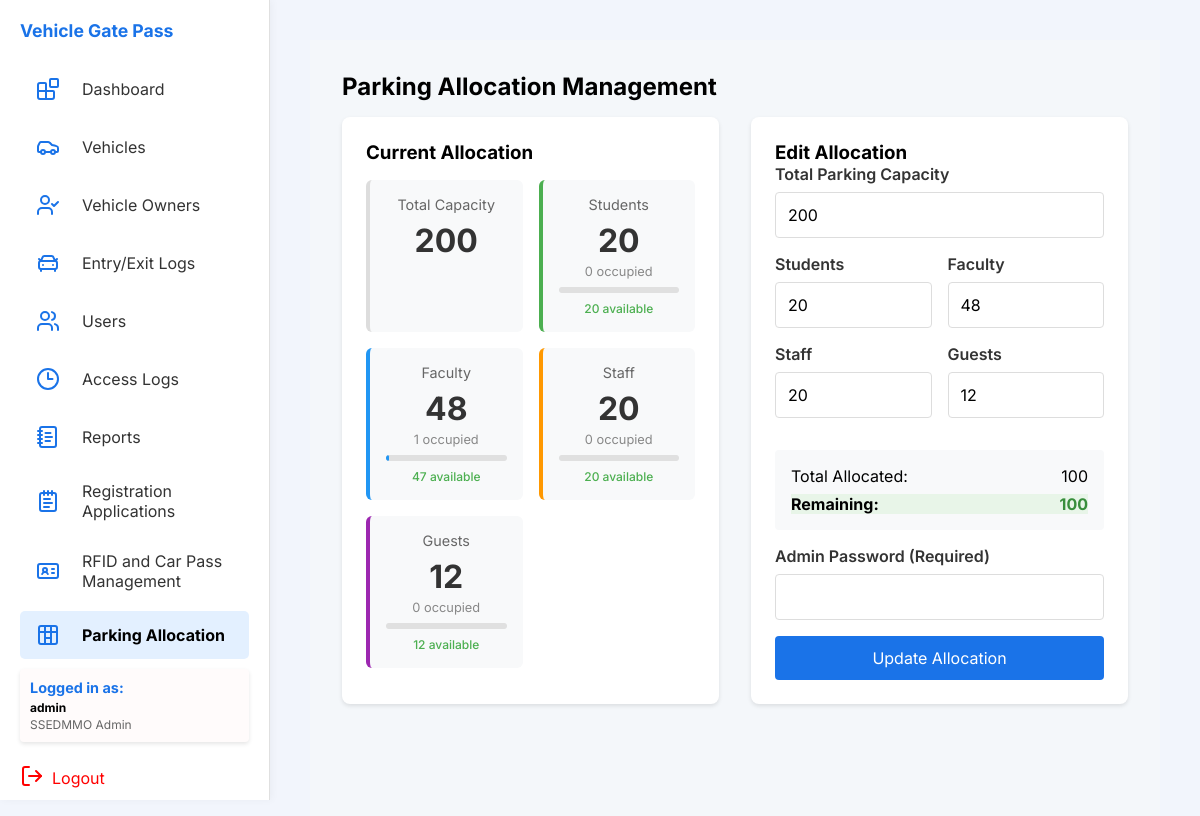
The app's page /php/parking_allocation.php (signed in), older data.
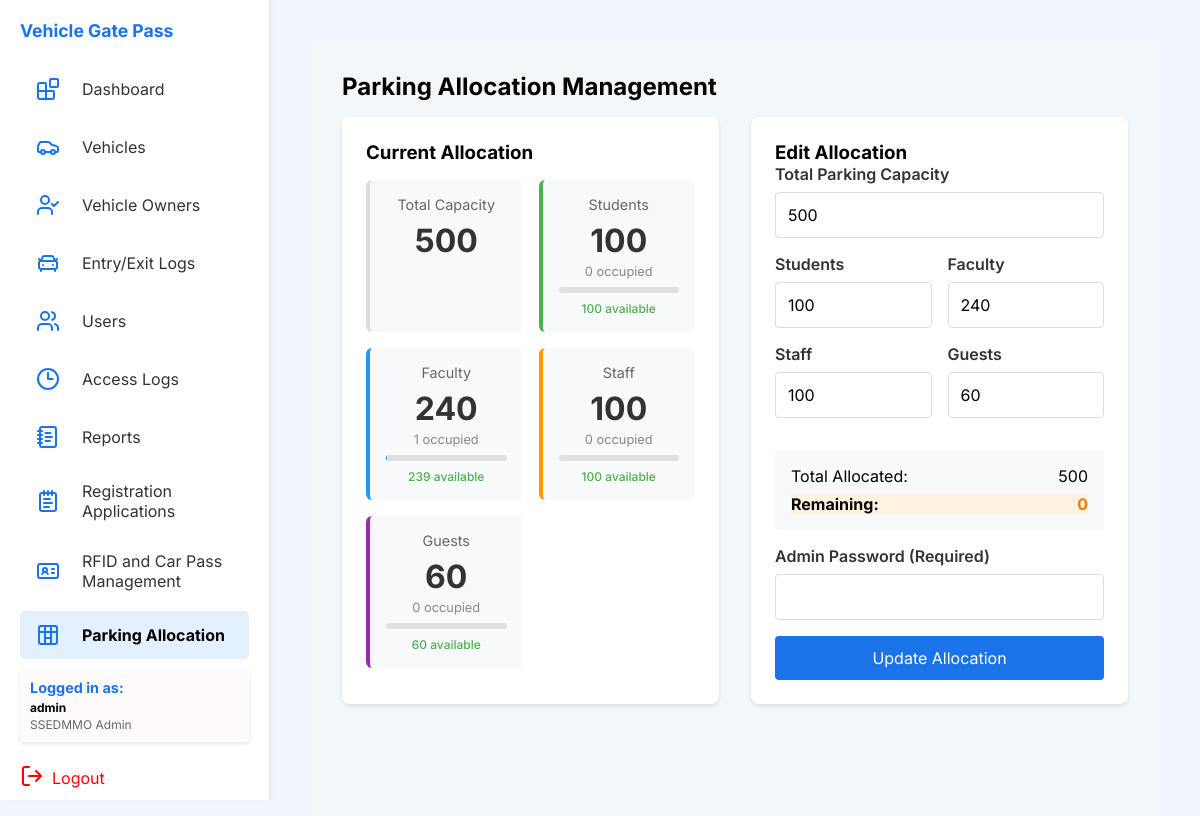
The same page, newer data.
### tables this page shows
CREATE TABLE `parkingstatus` (
  `id` int(11) NOT NULL,
  `totalCapacity` int(11) DEFAULT 200,
  `allocatedStudents` int(11) DEFAULT 100,
  `allocatedFaculty` int(11) DEFAULT 50,
  `allocatedStaff` int(11) DEFAULT 30,
  `allocatedGuests` int(11) DEFAULT 20,
  `currentOccupiedStudents` int(11) DEFAULT 0,
  `currentOccupiedFaculty` int(11) DEFAULT 0,
  `currentOccupiedStaff` int(11) DEFAULT 0,
  `currentOccupiedGuests` int(11) DEFAULT 0,
  `lastUpdated` timestamp NOT NULL DEFAULT current_timestamp() ON UPDATE current_timestamp()
);

### php/parking_allocation.php (the view, shortened to what the changed rows need)
<?php
$db = new Database();
$conn = $db->getConnection();
$result = $conn->query("SELECT * FROM parkingstatus ORDER BY id ASC LIMIT 1");
$parkingData = $result->fetch_assoc();
$resultCount = $conn->query("SELECT COUNT(*) as cnt FROM parkingstatus")->fetch_assoc()['cnt'];
if ((int) $resultCount < 2) {
    $conn->query("INSERT INTO parkingstatus (totalCapacity, allocatedStudents, allocatedFaculty, allocatedStaff, allocatedGuests) VALUES (100, 40, 30, 20, 10)");
}
$areasResult = $conn->query("SELECT * FROM parkingstatus ORDER BY id ASC");
$configId = $parkingData['id'];
$occupancyByRole = [
    'students' => 0,
    'faculty' => 0,
    'staff' => 0,
    'guests' => 0
];
$result = $conn->query("
    SELECT
        CASE
            WHEN vo.role = 'student' THEN 'students'
            WHEN vo.role = 'faculty' THEN 'faculty'
            WHEN vo.role IN ('non-teaching', 'staff') THEN 'staff'
            WHEN v.visitorID IS NOT NULL THEN 'guests'
            ELSE 'guests'
        END as role_category,
        COUNT(*) as count
    FROM historical_log h
    JOIN vehicle v ON h.plateNum = v.plateNum
    LEFT JOIN vehicleowner vo ON v.OwnerID = vo.OwnerID
    WHERE h.status = 'entered' AND h.exitTime IS NULL
    GROUP BY role_category
");
if ($result) {
    while ($row = $result->fetch_assoc()) {
        $occupancyByRole[$row['role_category']] = $row['count'];
    }
}
$conn->query("UPDATE parkingstatus SET
    currentOccupiedStudents = {$occupancyByRole['students']},
    currentOccupiedFaculty = {$occupancyByRole['faculty']},
    currentOccupiedStaff = {$occupancyByRole['staff']},
    currentOccupiedGuests = {$occupancyByRole['guests']}
    WHERE id = $configId");
$result = $conn->query("SELECT * FROM parkingstatus WHERE id = $configId");
$parkingData = $result->fetch_assoc();
include_once '../includes/header.php';
?>
<main class="main">
    <h2>Parking Allocation Management</h2>
    <div class="allocation-container">
        <div class="current-allocation">
            <div class="allocation-grid">
                <div class="allocation-card">
                    <div class="card-header">Total Capacity</div>
                    <div class="card-value" id="area-total"><?php echo $parkingData['totalCapacity']; ?></div>
                </div>
                <div class="allocation-card students">
                    <div class="card-header">Students</div>
                    <div class="card-value" id="area-students"><?php echo $parkingData['allocatedStudents']; ?></div>
                    <div class="card-occupied" id="area-occ-students">
                        <?php echo $parkingData['currentOccupiedStudents']; ?> occupied</div>
                    <div class="card-progress">
                    </div>
                    <div
                        class="card-availability <?php echo ($parkingData['currentOccupiedStudents'] / max($parkingData['allocatedStudents'], 1)) > 0.9 ? 'full' : 'available'; ?>">
                        <span
                            id="area-avail-students"><?php echo max(0, $parkingData['allocatedStudents'] - $parkingData['currentOccupiedStudents']); ?></span>
                        available
                    </div>
                </div>
                <div class="allocation-card faculty">
                    <div class="card-header">Faculty</div>
                    <div class="card-value" id="area-faculty"><?php echo $parkingData['allocatedFaculty']; ?></div>
                    <div class="card-occupied" id="area-occ-faculty">
                        <?php echo $parkingData['currentOccupiedFaculty']; ?> occupied</div>
                    <div class="card-progress">
                        <div class="progress-bar"
                            style="--progress-width: <?php echo $parkingData['allocatedFaculty'] > 0 ? ($parkingData['currentOccupiedFaculty'] / $parkingData['allocatedFaculty']) * 100 : 0; ?>%">
                        </div>
                    </div>
                    <div
                        class="card-availability <?php echo ($parkingData['currentOccupiedFaculty'] / max($parkingData['allocatedFaculty'], 1)) > 0.9 ? 'full' : 'available'; ?>">
                        <span
                            id="area-avail-faculty"><?php echo max(0, $parkingData['allocatedFaculty'] - $parkingData['currentOccupiedFaculty']); ?></span>
                        available
                    </div>
                </div>
                <div class="allocation-card staff">
                    <div class="card-header">Staff</div>
                    <div class="card-value" id="area-staff"><?php echo $parkingData['allocatedStaff']; ?></div>
                    <div class="card-occupied" id="area-occ-staff"><?php echo $parkingData['currentOccupiedStaff']; ?>
                        occupied</div>
                    <div class="card-progress">
                    </div>
                    <div
                        class="card-availability <?php echo ($parkingData['currentOccupiedStaff'] / max($parkingData['allocatedStaff'], 1)) > 0.9 ? 'full' : 'available'; ?>">
                        <span
                            id="area-avail-staff"><?php echo max(0, $parkingData['allocatedStaff'] - $parkingData['currentOccupiedStaff']); ?></span>
                        available
                    </div>
                </div>
                <div class="allocation-card guests">
                    <div class="card-header">Guests</div>
                    <div class="card-value" id="area-guests"><?php echo $parkingData['allocatedGuests']; ?></div>
                    <div class="card-occupied" id="area-occ-guests"><?php echo $parkingData['currentOccupiedGuests']; ?>
                        occupied</div>
                    <div class="card-progress">
                    </div>
                    <div
                        class="card-availability <?php echo ($parkingData['currentOccupiedGuests'] / max($parkingData['allocatedGuests'], 1)) > 0.9 ? 'full' : 'available'; ?>">
                        <span
                            id="area-avail-guests"><?php echo max(0, $parkingData['allocatedGuests'] - $parkingData['currentOccupiedGuests']); ?></span>
                        available
                    </div>
                </div>
            </div>
        </div>
        <?php if ($_SESSION['role'] === 'SSEDMMO Admin'): ?>
            <div class="edit-allocation">
                <h3>Edit Allocation</h3>
                <form method="POST" id="allocationForm">
                    <div class="form-group">
                        <label for="totalCapacity">Total Parking Capacity</label>
                        <input type="number" id="totalCapacity" name="totalCapacity"
                            value="<?php echo $parkingData['totalCapacity']; ?>" min="1" required
                            oninput="calculateDistributions()">
                    </div>
                    <div class="form-row">
                        <div class="form-group">
                            <label for="allocatedStudents">Students</label>
                            <input type="number" id="allocatedStudents" name="allocatedStudents"
                                value="<?php echo $parkingData['allocatedStudents']; ?>" min="0" required>
                        </div>
                        <div class="form-group">
                            <label for="allocatedFaculty">Faculty</label>
                            <input type="number" id="allocatedFaculty" name="allocatedFaculty"
                                value="<?php echo $parkingData['allocatedFaculty']; ?>" min="0" required>
                        </div>
                    </div>
                    <div class="form-row">
                        <div class="form-group">
                            <label for="allocatedStaff">Staff</label>
                            <input type="number" id="allocatedStaff" name="allocatedStaff"
                                value="<?php echo $parkingData['allocatedStaff']; ?>" min="0" required>
                        </div>
                        <div class="form-group">
                            <label for="allocatedGuests">Guests</label>
                            <input type="number" id="allocatedGuests" name="allocatedGuests"
                                value="<?php echo $parkingData['allocatedGuests']; ?>" min="0" required>
                        </div>
                    </div>
                    <div class="allocation-summary">
                        <div class="summary-item">
                            <span>Total Allocated:</span>
                            <span
                                id="totalAllocated"><?php echo $parkingData['allocatedStudents'] + $parkingData['allocatedFaculty'] + $parkingData['allocatedStaff'] + $parkingData['allocatedGuests']; ?></span>
                        </div>
                        <div class="summary-item">
                            <span>Remaining:</span>
                            <span
                                id="remaining"><?php echo $parkingData['totalCapacity'] - ($parkingData['allocatedStudents'] + $parkingData['allocatedFaculty'] + $parkingData['allocatedStaff'] + $parkingData['allocatedGuests']); ?></span>
                        </div>
                    </div>
                    <div class="form-group">
                        <label for="adminPassword">Admin Password (Required)</label>
                        <input type="password" id="adminPassword" name="adminPassword" required>
                    </div>
                    <button type="submit" class="btn-primary">Update Allocation</button>
                </form>
            </div>
        <?php endif; ?>
    </div>
</main>
<?php
include_once '../includes/footer.php';
?>

Row changes from the older to the newer data that the page shows:
changed parkingstatus: totalCapacity "200" → "500"; allocatedStudents "20" → "100"; allocatedFaculty "48" → "240"; max(0, $parkingData['allocatedFaculty'] - $parkingData['currentOccupiedFaculty']) "47" → "239"; allocatedStaff "20" → "100"; allocatedGuests "12" → "60"; allocatedStudents+allocatedFaculty+allocatedStaff "100" → "500"; totalCapacity+allocatedStudents+allocatedFaculty "100" → "0"
